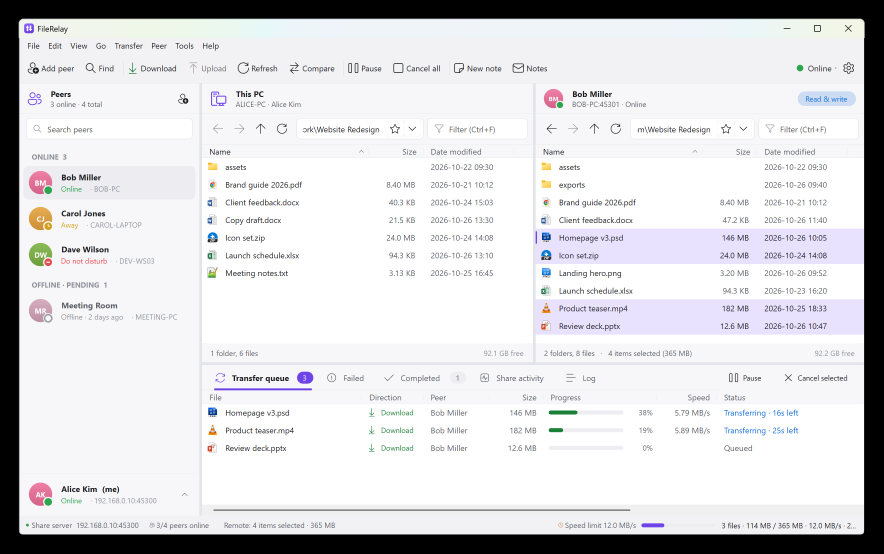
#> input picture docs/images/en/main.png, 2650 x 1661 px (shown at 1/3 size)
$ python -i readme_images.py   (imports and definitions only)
#> lines starting #> are read from the running program, lines starting #| are printed output that depends on the picture
"""README 이미지 만들기 — FileRelay.Tests readme 가 찍은 창 캡처를 다듬어 docs/images/<언어>/ 에 저장한다.

    python tools/readme_images.py <캡처폴더> [출력폴더=docs/images]

<캡처폴더> 안에 en-light, ko-light, en-dark, ko-dark 폴더가 있어야 한다 (각각 PNG + layout.json).
창마다 Windows 11 처럼 모서리를 둥글게 하고 그림자를 넣어 투명 배경에 놓는다.
쪽지 팝업 장면은 layout.json 의 실제 화면 위치 그대로 메인 창 위에 쪽지 창을 겹친다.
Pillow 가 필요하다 (pip install pillow).
"""
import json
import os
import sys

from PIL import Image, ImageChops, ImageDraw, ImageFilter

SS = 4  # 둥근 모서리 마스크 슈퍼샘플링 배율


# [5 lines left out: function rounded_mask, not called in this run]


class Shots:
    # [6 lines left out: function __init__, not called in this run]

    def img(self, name):
        return Image.open(os.path.join(self.folder, name + ".png")).convert("RGBA")


# [39 lines left out: functions window, scene, not called in this run]


def at(s, name, radius=8):
    x, y, _, _ = s.layout[name]
    return window(s.img(name), s.scale, radius), x, y


# [14 lines left out: functions row, save, not called in this run]


def build(src, out):
    for lang in ("en", "ko"):
        light = Shots(os.path.join(src, lang + "-light"))
        dark = Shots(os.path.join(src, lang + "-dark"))
        k = light.scale
        dst = os.path.join(out, lang)

        save(scene([at(light, "main")], k), os.path.join(dst, "main.png"))

        # 폴더 비교: 두 파일 창 부분만
        cmp = light.img("compare")
        # 피어 목록 오른쪽 ~ 파일 창 상태 줄 (기본 창 배치 기준, 배율 1 좌표)
        box = (275 * k, 97 * k, cmp.width, 515 * k + k // 2)
        save(scene([(window(cmp.crop(box), k, 6), 0, 0)], k), os.path.join(dst, "compare.png"))

        # 쪽지가 오면: 메인 창 위 오른쪽 위에 스티커 창 (실제 화면 위치)
        save(scene([at(light, "notes_bg"), at(light, "note_bob"), at(light, "note_carol")], k), os.path.join(dst, "notes-popup.png"))
        # 받은 쪽지 → 답장 → 읽음 확인
        flow = [window(light.img(n), k) for n in ("note_bob", "compose", "note_sent")]
        save(scene(row(flow, k), k), os.path.join(dst, "notes-flow.png"))
        save(scene([at(light, "inbox")], k), os.path.join(dst, "notes-inbox.png"))

        save(scene([at(light, "share_edit")], k), os.path.join(dst, "share-access.png"))
        save(scene([at(light, "conflict")], k), os.path.join(dst, "conflict.png"))

        save(scene([at(dark, "notes_bg"), at(dark, "note_bob"), at(dark, "note_carol")], k), os.path.join(dst, "dark.png"))


# [5 lines not run here, left out]

>>> import cv2
>>> picture = cv2.imread('../docs/images/en/main.png', cv2.IMREAD_GRAYSCALE)
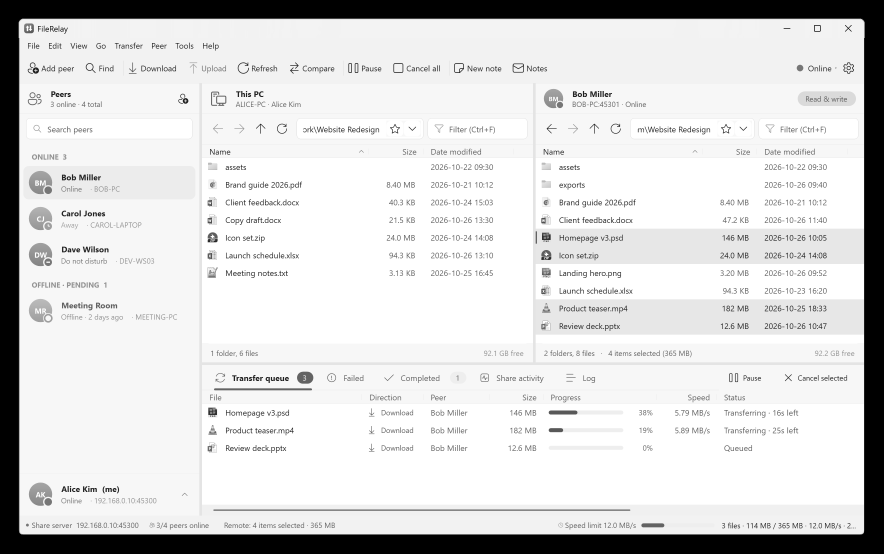
#> picture: shape (1661, 2650) (shown at 1/3 size); min 0, max 255, mean 216.2
>>> result = build(picture, 'out.png')
#> (the run stopped early here; a loop or call above may not have finished)
